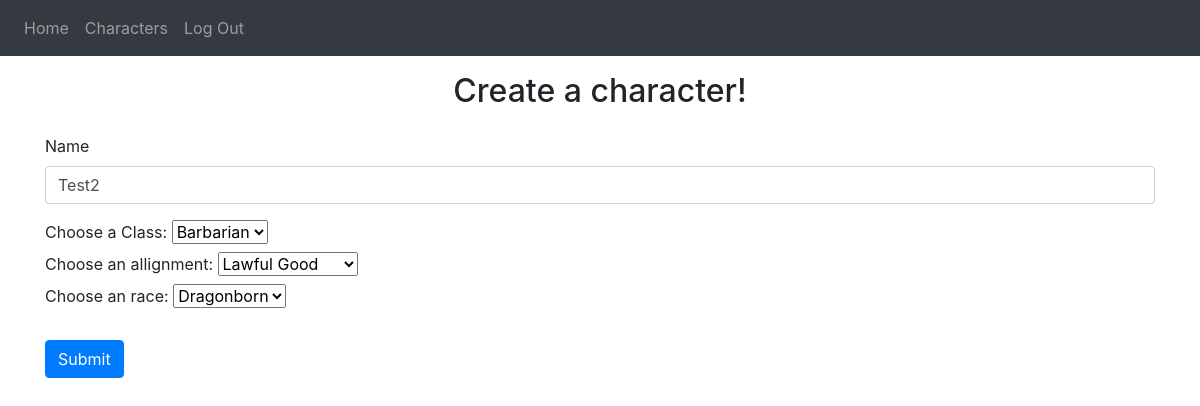
Page /characters/2/update (signed in) on the earlier database version.
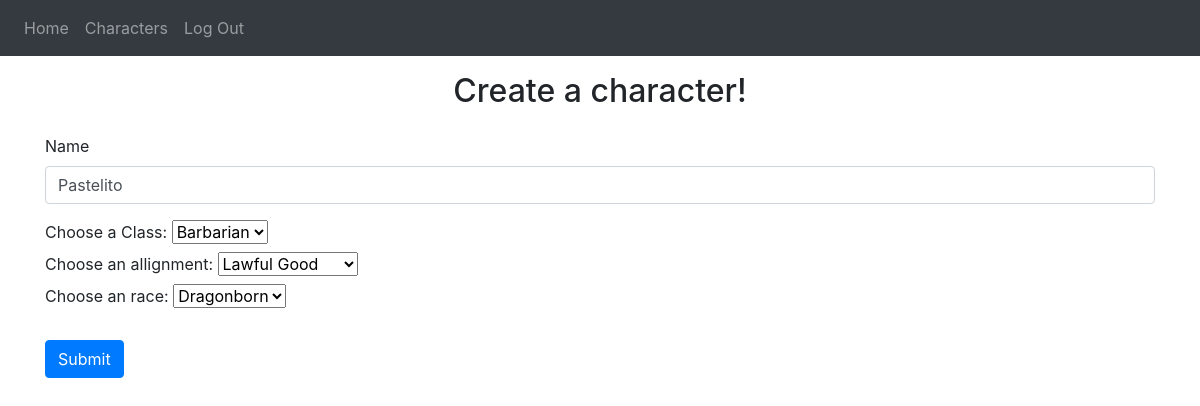
Same page on the later database version.
### website/models.py (models this page shows)
class DndChar(db.Model):
    id = db.Column(db.Integer, primary_key=True)
    name = db.Column(db.String(50), unique=True)
    charClass = db.Column(db.String(50))
    race = db.Column(db.String(50))
    allingment = db.Column(db.String(50))
    exp = db.Column(db.Integer)
    fuerza = db.Column(db.Integer)
    destreza = db.Column(db.Integer)
    constitucion = db.Column(db.Integer)
    inteligencia = db.Column(db.Integer)
    sabiduria = db.Column(db.Integer)
    carisma = db.Column(db.Integer)
    user_id = db.Column(db.Integer, db.ForeignKey('user.id'))

### website/characters.py (the view, shortened to what this page needs)
@characters.route('/<char_id>/update', methods=["GET", "POST"])
@login_required
def char_update(char_id):
    current_char = DndChar.query.filter_by(id=char_id).first()
    return render_template("char_update.html", character=current_char, user=current_user)

### website/__init__.py (called while the page is built)
def create_app():
    app = Flask(__name__)
    app.config['SECRET_KEY'] = 'ASDQWEZXCASDQWEASDZXC'
    app.config['SQLALCHEMY_DATABASE_URI'] = f'sqlite:///{DB_NAME}'
    db.init_app(app)
    from .views import views
    from .auth import auth
    from .characters import characters
    app.register_blueprint(views, url_prefix='/')
    app.register_blueprint(auth, url_prefix='/')
    app.register_blueprint(characters, url_prefix='/characters')
    from .models import User, DndChar
    with app.app_context():
        db.create_all()
    login_manager = LoginManager()
    login_manager.login_view = 'auth.login'
    login_manager.init_app(app)
    @login_manager.user_loader
    def load_user(id):
        return User.query.get(int(id))
    return app

### website/templates/char_update.html (shortened to what this page needs)
{% extends "base.html" %}
{% block content %}
<h2 class="text-center p-3">Create a character!</h2>
<form method="POST">
    <div class="form-group">
        <label for="charName">Name</label>
        <input type="text" class="form-control" id="charName" name="charName" placeholder="Enter a name" value="{{ character.name }}"/>
    </div>
    <div>
        <label for="charClass">Choose a Class:</label>
        <select class="form-select" id="charClass" name="charClass">
            <option value="barbarian">Barbarian</option>
        </select>
    </div>
    <div>
        <label for="charAllign">Choose an allignment:</label>
        <select class="form-select" id="charAllign" name="charAllign">
            <option value="lawGood">Lawful Good</option>
        </select>
    </div>
    <div>
        <label for="charRace">Choose an race:</label>
        <select class="form-select" id="charRace" name="charRace">
            <option value="dragonBorn">Dragonborn</option>
        </select>
    </div>
    <br>
    <button type="submit" class="btn btn-primary">Submit</button>
</form>
{% endblock %}

### website/templates/base.html (shortened to what this page needs)
<!DOCTYPE html>
<html>
    <head>
        <link
            rel="stylesheet"
            href="https://stackpath.bootstrapcdn.com/bootstrap/4.4.1/css/bootstrap.min.css"
        />
        <link
            rel="stylesheet"
            href="https://stackpath.bootstrapcdn.com/font-awesome/4.7.0/css/font-awesome.min.css"
        />
    </head>
    <body>
        <nav class="navbar navbar-expand-lg navbar-dark bg-dark">
            <div class="collapse navbar-collapse" id="navbar">
                <div class="navbar-nav">
                    {% if user.is_authenticated %}
                    <a class="nav-item nav-link" id="home" href="/">Home</a>
                    <a class="nav-item nav-link" id="chracters" href="/characters">Characters</a>
                    <a class="nav-item nav-link" id="logout" href="/logout">Log Out</a>
                    {% else %}
                    <a class="nav-item nav-link" id="login" href="/login">Login</a>
                    <a class="nav-item nav-link" id="register" href="/register">Register</a>
                    {% endif %}
                </div>
            </div>
        </nav>
        <div class="container">
            {% block content %}
            {% endblock %}
        </div>
    </body>
</html>

Differences in the rows shown:
changed DndChar: charName "Test2" → "Pastelito"
